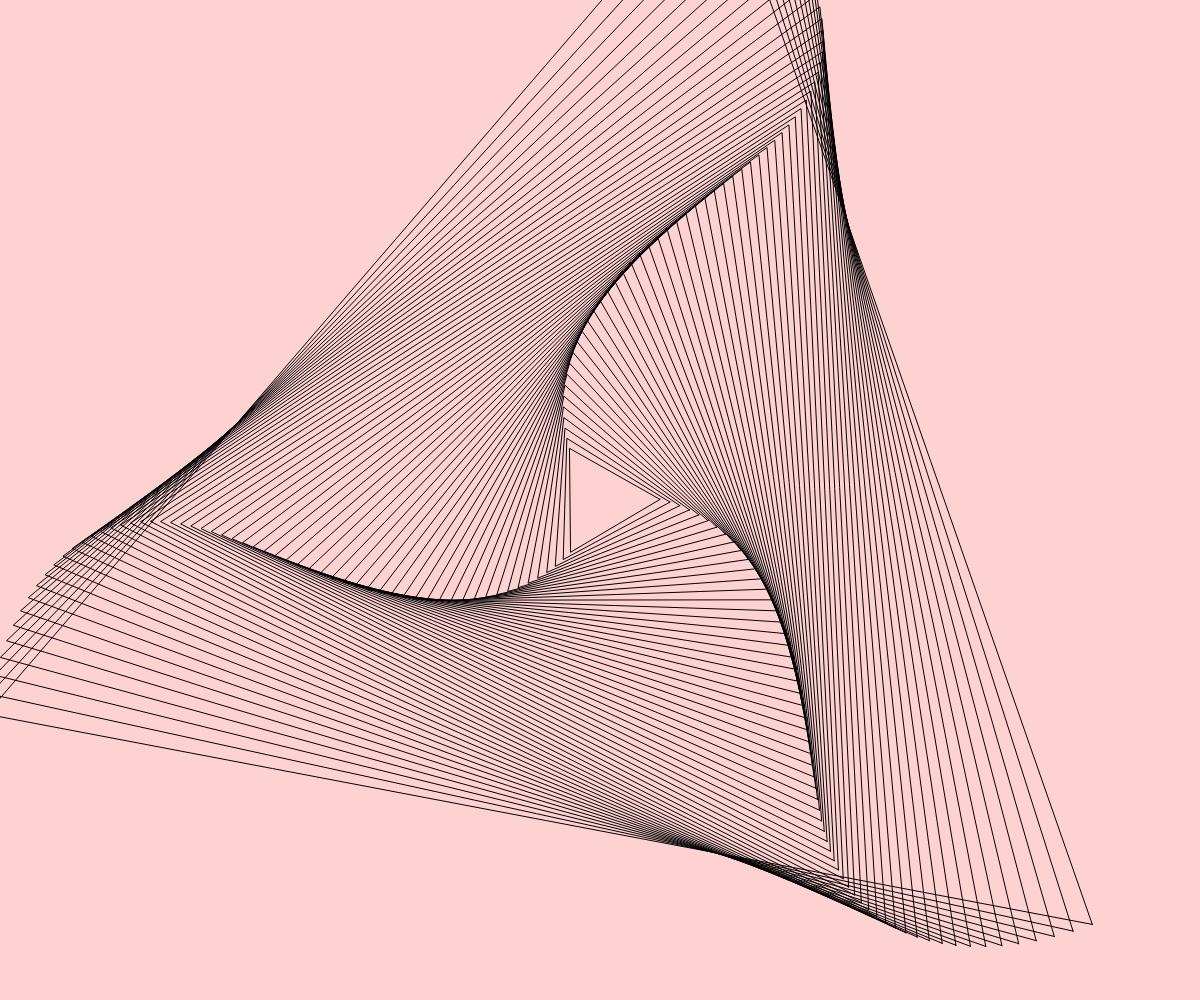
Frame 1 (no input)
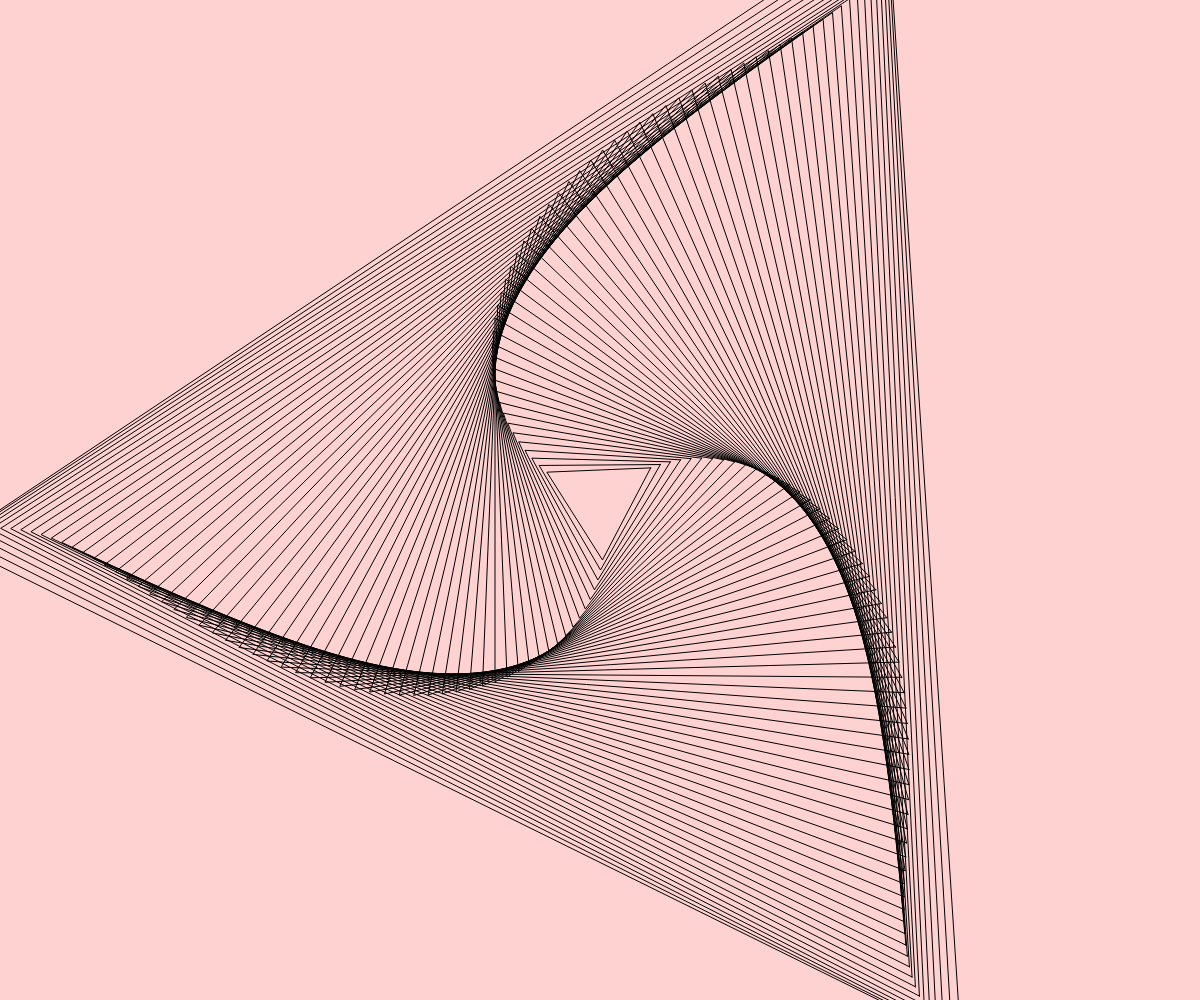
Frame 60 (no input)
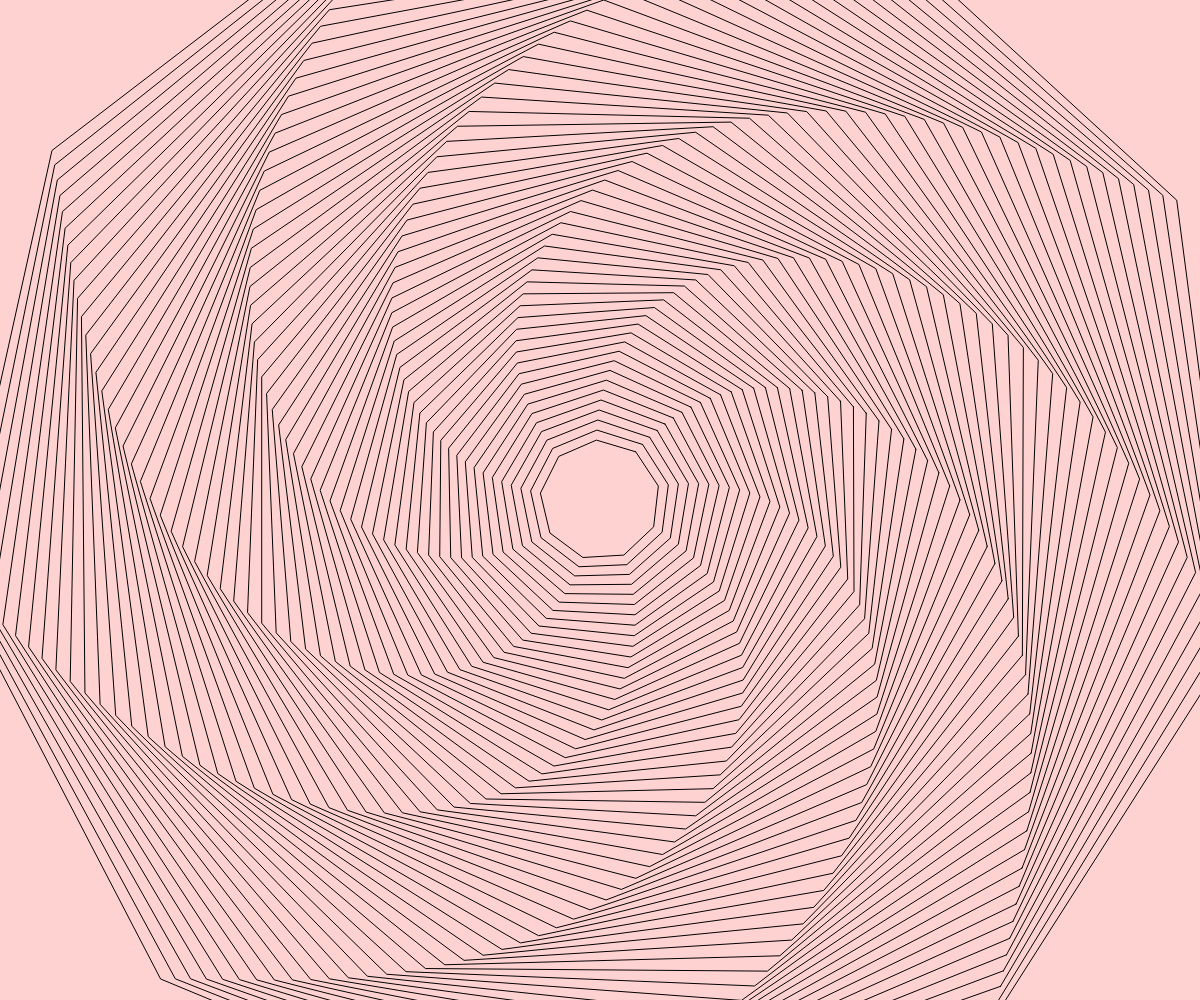
Frame 120 (the mouse pressed at the canvas centre since frame 60)

The p5.js sketch that drew these frames (run headless with seeded random() and noise() and a simulated clock; from frame 60 on, the mouse is pressed at the canvas centre):

// p5.js sketch
// ── sketch.js
function setup() {
	createCanvas(windowWidth, windowHeight)
}

function windowResized(){
	resizeCanvas(windowWidth, windowHeight)
}

function draw() {
	background(255, 210, 210)
	const raggio = 60
	const lati = floor(mouseX / 100) + 3

	noFill()
	for (let i=0; i<60; i++) {
		const rot = sin(i * 0.04 - frameCount * 0.01)
		poligono(width/2, height/2, raggio + i * 10, lati, rot)
	}
}

function poligono(cx, cy, raggio, lati, rotazione){
	// ellipse( cos(TAU / 5 * 0) * raggio, sin(TAU / 5 * 0) * raggio, 10, 10)
	// ellipse( cos(TAU / 5 * 1) * raggio, sin(TAU / 5 * 1) * raggio, 10, 10)
	// ellipse( cos(TAU / 5 * 2) * raggio, sin(TAU / 5 * 2) * raggio, 10, 10)
	// ellipse( cos(TAU / 5 * 3) * raggio, sin(TAU / 5 * 3) * raggio, 10, 10)
	// ellipse( cos(TAU / 5 * 4) * raggio, sin(TAU / 5 * 4) * raggio, 10, 10)

	beginShape()
	for (let i=0; i<lati; i++) {
		const x = cos(TAU / lati * i + rotazione) * raggio + cx
		const y = sin(TAU / lati * i + rotazione) * raggio + cy
		vertex(x, y)
	}
	endShape(CLOSE)
}
